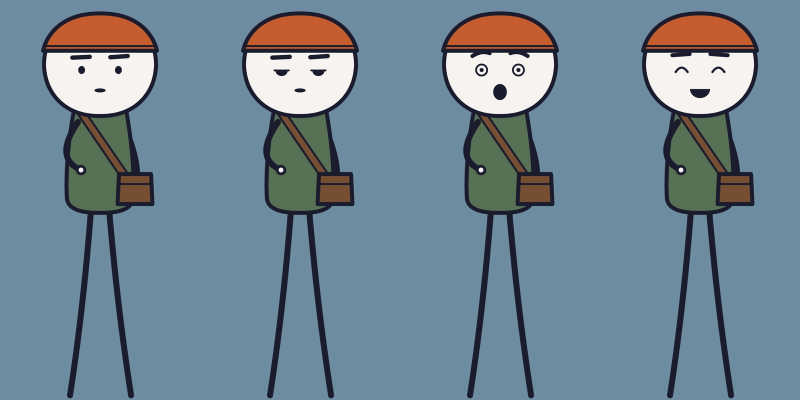
#> input picture renders/character_sheet.jpg, 1600 x 800 px (shown at 1/2 size)
$ python measure.py ../../renders/character_sheet.jpg
#> lines starting #> are read from the running program, lines starting #| are printed output that depends on the picture
"""Measure a frame the same way ANALYSIS.md section 4 measured the references.

mean luma (0-255), dark share (luma < 40), bright share (luma > 215), k-means palette (k = 8, seed 7)
on a 48 px wide thumbnail, plus share of 'saturated accent' pixels. The caption band (y 1290 - 1410)
is excluded so the caption does not count as scenery.

Usage: python measure.py IMG [IMG ...]
"""
import sys
import numpy as np
from PIL import Image


def kmeans(x, k=8, seed=7, it=30):
    rng = np.random.default_rng(seed)
    c = x[rng.choice(len(x), k, replace=False)]
    for _ in range(it):
        lab = ((x[:, None, :] - c[None]) ** 2).sum(-1).argmin(1)
        c = np.array([x[lab == i].mean(0) if (lab == i).any() else c[i] for i in range(k)])
    return c, lab


def measure(path):
#> called with path = '../../renders/character_sheet.jpg'
    im = Image.open(path).convert('RGB')
#> im is the input picture: PIL image 1600x800 RGB; mean R, G, B 112.9, 133.6, 146.6
    a = np.asarray(im).astype(float)
    a = np.concatenate([a[:1290], a[1410:]]) if a.shape[0] == 1920 else a
    luma = 0.2126 * a[..., 0] + 0.7152 * a[..., 1] + 0.0722 * a[..., 2]
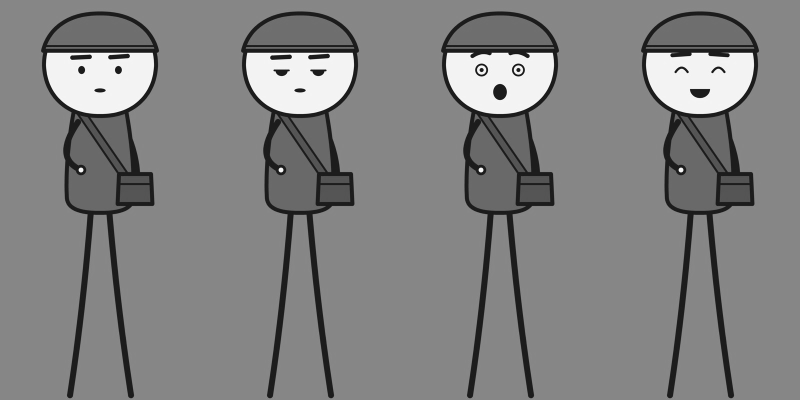
#> luma: shape (800, 1600) float64 (shown at 1/2 size); min 7.87, max 255, mean 130.1
    mx, mn = a.max(-1), a.min(-1)
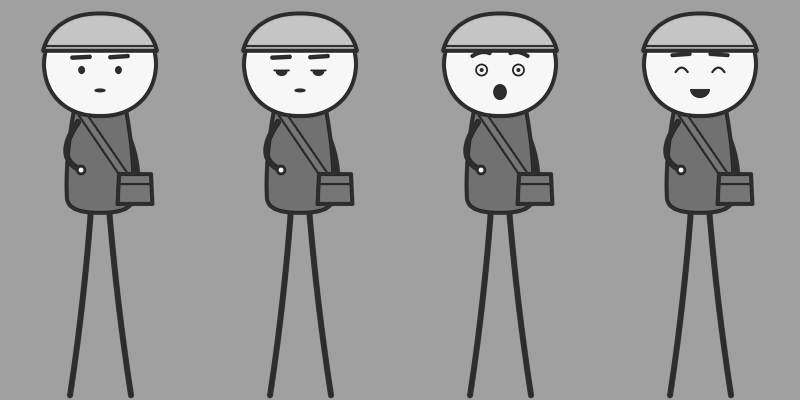
#> mx: shape (800, 1600) float64 (shown at 1/2 size); min 15, max 255, mean 154
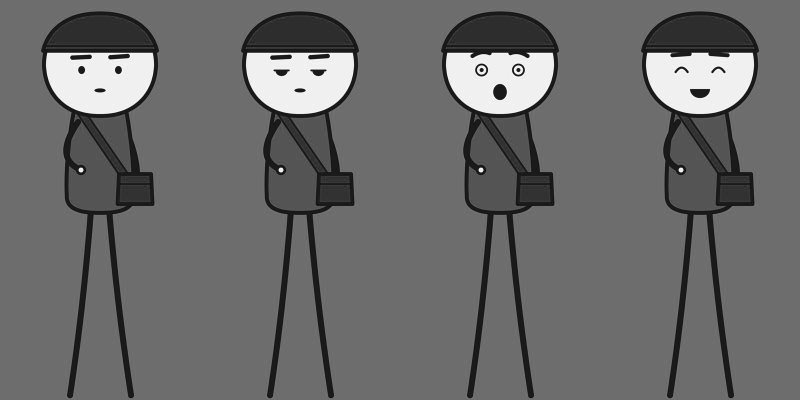
#> mn: shape (800, 1600) float64 (shown at 1/2 size); min 5, max 255, mean 106.6
    sat = np.where(mx > 0, (mx - mn) / np.maximum(mx, 1), 0)
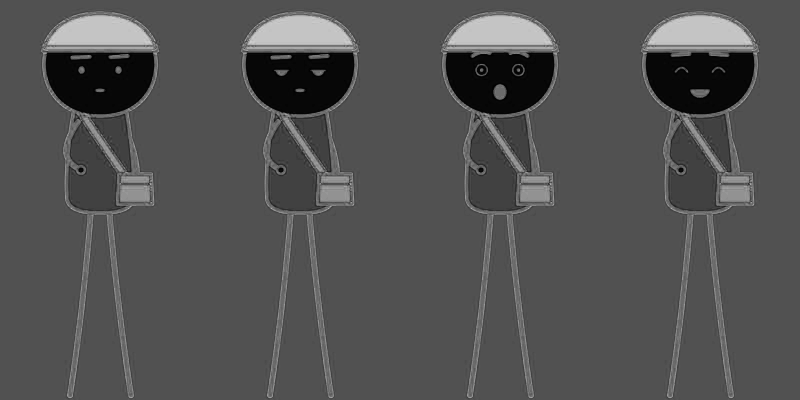
#> sat: shape (800, 1600) float64 (shown at 1/2 size); min 0, max 0.868, mean 0.322
    small = np.asarray(Image.fromarray(a.astype(np.uint8)).resize((48, int(48 * a.shape[0] / a.shape[1])))).reshape(-1, 3).astype(float)
#> small = 1152 rows, first 8: [109, 140, 160], [109, 140, 160], [110, 141, 161], [106, 141, 163], [99, 124, 142], [103, 111, 123], [103, 111, 122], [99, 124, 142]
    c, lab = kmeans(small)
#> in kmeans, `c = x[rng.choice(len(x), k, replace=False)]`: c = [[88, 112, 131], [109, 140, 160], [255, 255, 252], [109, 140, 160], [106, 136, 158], [110, 141, 161], [97, 123, 143], [109, 140, 160]]
#> after the loop in kmeans, `for _ in range(it):`: c = [[104.2, 87.01, 66.77], [103, 129.1, 147.9], [242.3, 239.5, 237.5], [112.5, 143, 162.6], [94.88, 120.1, 139.2], [186.5, 184.2, 186.1], [86.08, 105.7, 123.2], [108.9, 139.8, 159.9]]
#> lab = 1152 values, max 7 at index 0, min 0 at index 51, mean 4.88
    share = np.bincount(lab, minlength=8) / len(lab)
#> share = [0.128, 0.066, 0.0312, 0.0833, 0.0556, 0.0417, 0.0868, 0.507]
    order = share.argsort()[::-1]
#> order = [7, 0, 6, 3, 1, 4, 5, 2]
    print(f'## {path}')
    print(f'mean luma {luma.mean():.0f}  dark<40 {100 * (luma < 40).mean():.1f} %  bright>215 {100 * (luma > 215).mean():.1f} %  '
          f'saturated (S>0.5, V>90) {100 * ((sat > 0.5) & (mx > 90)).mean():.1f} %')
#| mean luma 130  dark<40 7.5 %  bright>215 6.4 %  saturated (S>0.5, V>90) 4.3 %
    for i in order:
        r, g, b = c[i]
        print(f'  #{int(r):02x}{int(g):02x}{int(b):02x}  {100 * share[i]:.1f} %')
#> this loop made 8 passes
#> (i, r, g, b) on passes 1, 2, 3, 5, 6, 7, 8: (7, 108.9, 139.8, 159.9), (0, 104.2, 87.01, 66.77), (6, 86.08, 105.7, 123.2), (1, 103, 129.1, 147.9), (4, 94.88, 120.1, 139.2), (5, 186.5, 184.2, 186.1), (2, 242.3, 239.5, 237.5)
#|   #6c8b9f  50.7 %
#|   #685742  12.8 %
#|   #56697b  8.7 %
#|   #708fa2  8.3 %
#|   #678193  6.6 %
#|   #5e788b  5.6 %
#|   #bab8ba  4.2 %
#|   #f2efed  3.1 %


if __name__ == '__main__':
    for p in sys.argv[1:]:
        measure(p)

$ run again, on renders/sheet_marc.png
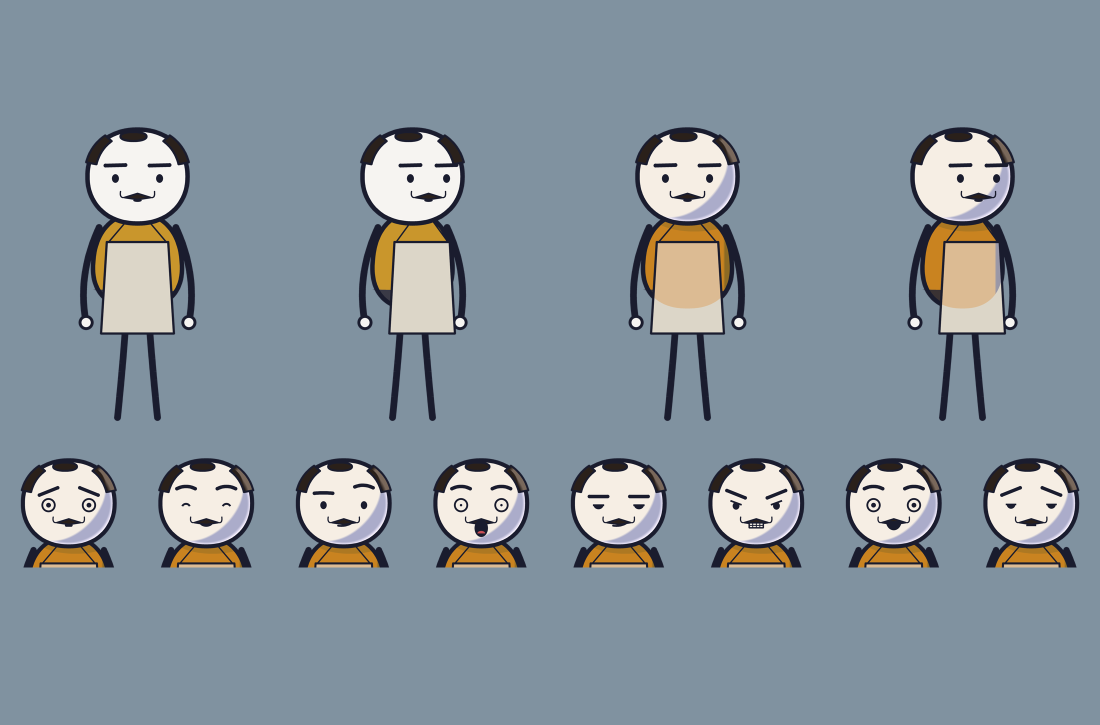
#> input picture renders/sheet_marc.png, 2200 x 1450 px (shown at 1/2 size)
#> in measure, im is the input picture: PIL image 2200x1450 RGB; mean R, G, B 134.5, 147.2, 156.8
#> in measure, `mx, mn = a.max(-1), a.min(-1)`:
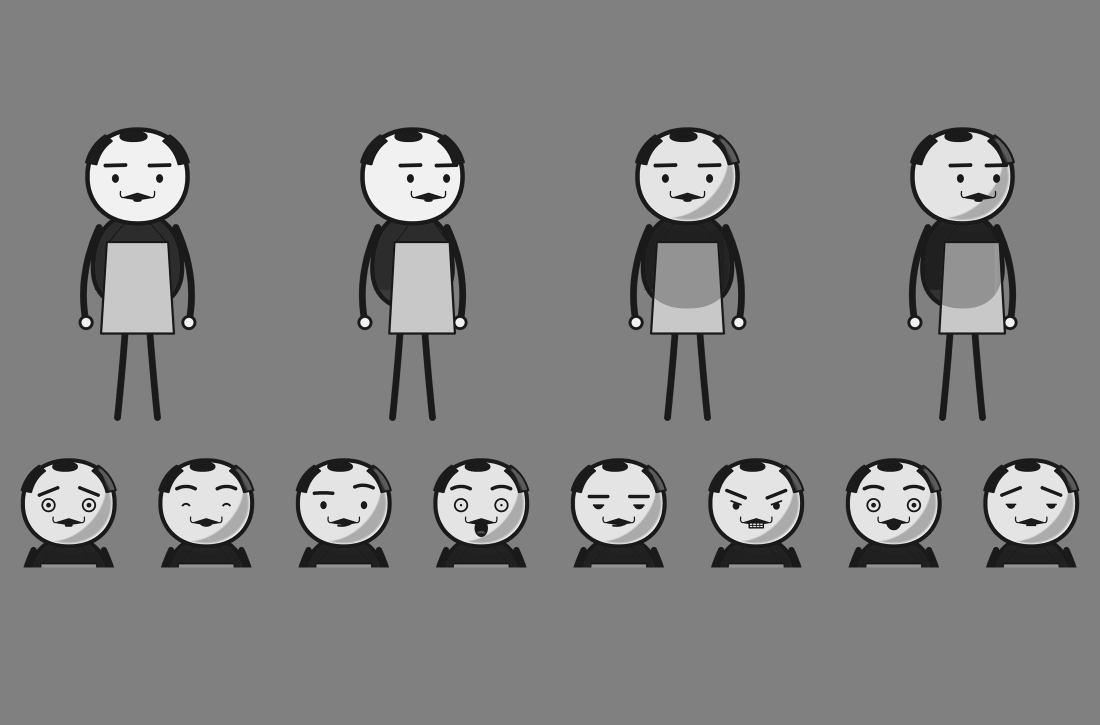
#> mn: shape (1450, 2200) float64 (shown at 1/2 size); min 7, max 255, mean 129.4
#> in measure, `sat = np.where(mx > 0, (mx - mn) / np.maximum(mx, 1), 0)`:
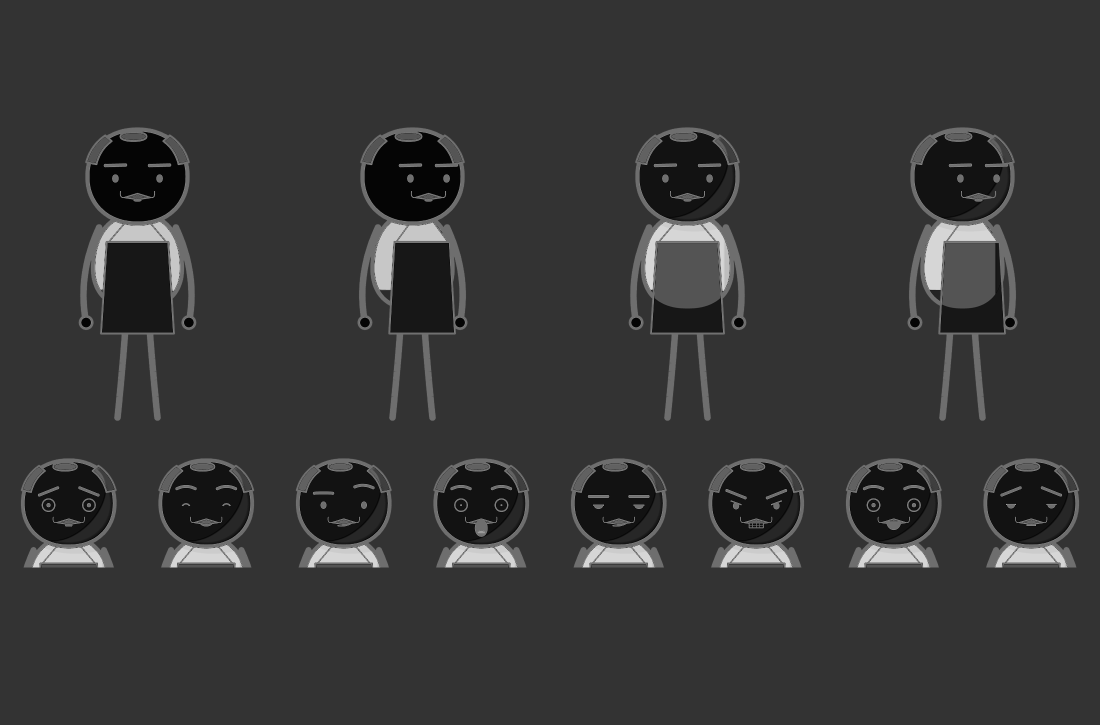
#> sat: shape (1450, 2200) float64 (shown at 1/2 size); min 0, max 0.858, mean 0.213
#> small = 1488 rows, first 8: [128, 146, 160], [128, 146, 160], [128, 146, 160], [128, 146, 160], [128, 146, 160], [128, 146, 160], [128, 146, 160], [128, 146, 160]
#> in kmeans, `c = x[rng.choice(len(x), k, replace=False)]`: c = [[125, 143, 158], [127, 147, 163], [128, 146, 160], [128, 146, 160], [109, 124, 139], [102, 113, 125], [120, 136, 150], [128, 146, 160]]
#> after the loop in kmeans, `for _ in range(it):`: c = [[121, 135.6, 148.7], [223.5, 217.8, 211.2], [197.5, 190.2, 184.3], [159.1, 160.6, 173.3], [109.4, 119.1, 129.1], [129.1, 108.3, 81.51], [159.4, 145.3, 122.6], [128, 146.1, 160.2]]
#> in measure, `c, lab = kmeans(small)`: lab = 1488 values, max 7 at index 0, min 0 at index 244, mean 5.55
#> share = [0.084, 0.0457, 0.0397, 0.0161, 0.08, 0.0302, 0.0296, 0.675]
#> order = [7, 0, 4, 1, 2, 5, 6, 3]
#| mean luma 145  dark<40 5.3 %  bright>215 6.8 %  saturated (S>0.5, V>90) 1.8 %
#> the loop in measure, `for i in order:` made 8 passes
#> (i, r, g, b) on passes 1, 2, 3, 4, 5, 8: (7, 128, 146.1, 160.2), (0, 121, 135.6, 148.7), (4, 109.4, 119.1, 129.1), (1, 223.5, 217.8, 211.2), (2, 197.5, 190.2, 184.3), (3, 159.1, 160.6, 173.3)
#> (printed output is left out)
